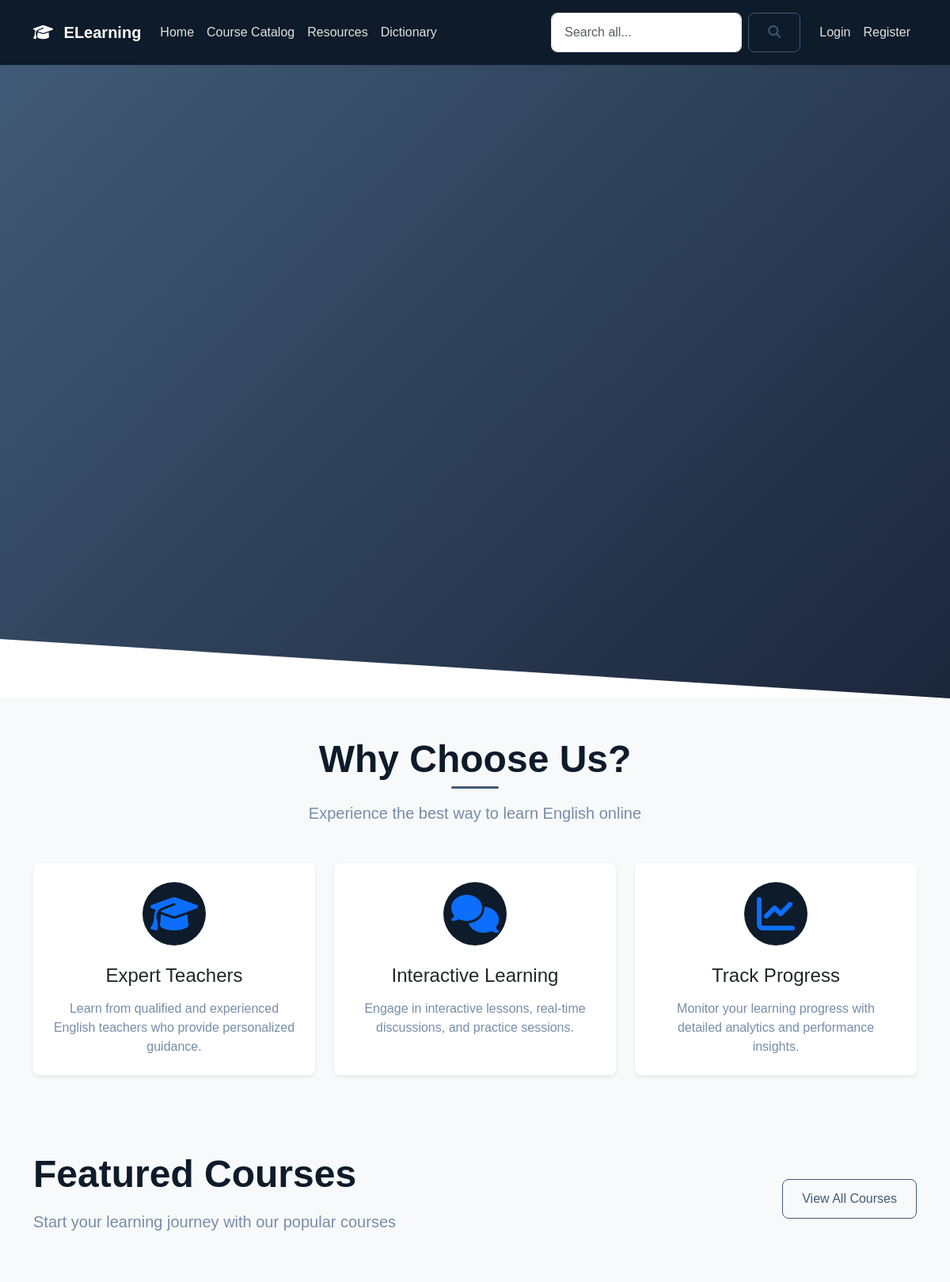
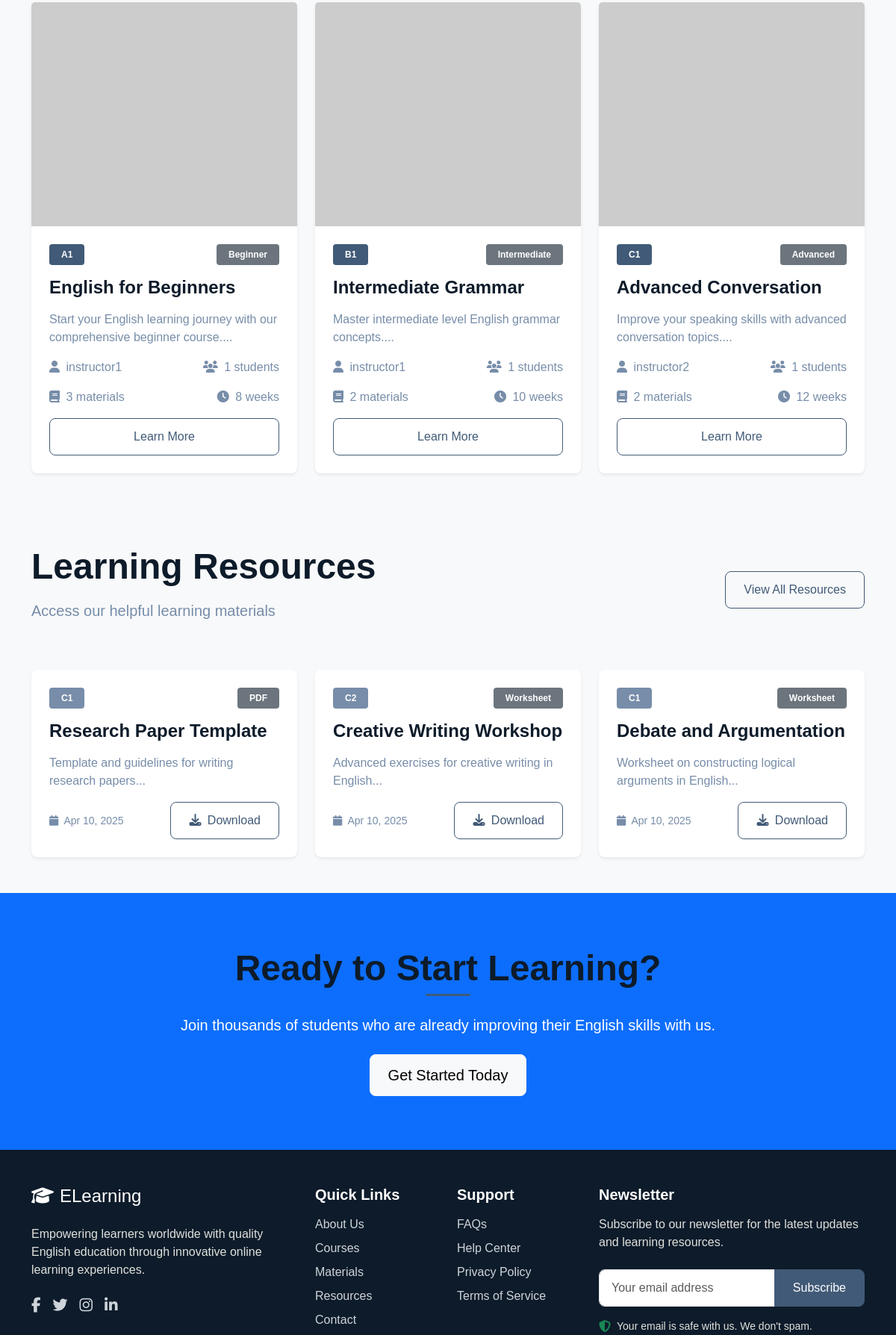
The page / (upper part) on the database its author committed (2 pictures, top to bottom).
### tables this page shows
CREATE TABLE IF NOT EXISTS courses (
    course_id INT PRIMARY KEY AUTO_INCREMENT,
    title VARCHAR(100) NOT NULL,
    description TEXT,
    instructor_id INT NOT NULL,
    level CHAR(2) NOT NULL COMMENT 'A1, A2, B1, B2, C1, C2',
    duration VARCHAR(50),
    difficulty_level VARCHAR(20),
    thumbnail_url VARCHAR(255),
    is_featured TINYINT(1) DEFAULT 0,
    created_at TIMESTAMP DEFAULT CURRENT_TIMESTAMP,
    updated_at TIMESTAMP NULL ON UPDATE CURRENT_TIMESTAMP,
    FOREIGN KEY (instructor_id) REFERENCES users(user_id)
);

CREATE TABLE IF NOT EXISTS users (
    user_id INT PRIMARY KEY AUTO_INCREMENT,
    username VARCHAR(50) UNIQUE NOT NULL,
    email VARCHAR(100) UNIQUE NOT NULL,
    password VARCHAR(255) NOT NULL,
    role TINYINT NOT NULL DEFAULT 1 COMMENT '0: admin, 1: student, 2: instructor',
    created_at TIMESTAMP DEFAULT CURRENT_TIMESTAMP,
    last_login TIMESTAMP NULL
);

CREATE TABLE IF NOT EXISTS resource_library (
    resource_id INT PRIMARY KEY AUTO_INCREMENT,
    title VARCHAR(255) NOT NULL,
    description TEXT,
    file_path VARCHAR(255) NOT NULL,
    file_type TINYINT NOT NULL COMMENT '0: pdf, 1: ebook, 2: worksheet',
    proficiency_level ENUM('A1', 'A2', 'B1', 'B2', 'C1', 'C2') NOT NULL,
    course_id INT NULL,
    upload_date TIMESTAMP DEFAULT CURRENT_TIMESTAMP,
    FOREIGN KEY (course_id) REFERENCES courses(course_id) ON DELETE SET NULL
);

### index.php (the view, shortened to what this page needs)
<?php
require_once 'includes/db.php';
try {
    $stmt = $conn->query("
        SELECT c.*,
               u.username as instructor_name,
               COUNT(DISTINCT e.user_id) as enrolled_count,
               COUNT(DISTINCT m.material_id) as material_count
        FROM courses c
        LEFT JOIN users u ON c.instructor_id = u.user_id
        LEFT JOIN course_enrollments e ON c.course_id = e.course_id
        LEFT JOIN course_materials m ON c.course_id = m.course_id
        WHERE c.is_featured = 1
        GROUP BY c.course_id
    ");
    $featured_courses = $stmt->fetchAll();
} catch(PDOException $e) {
    $featured_courses = [];
}
try {
    $stmt = $conn->query("
        SELECT r.*, c.title as course_title
        FROM resource_library r
        LEFT JOIN courses c ON r.course_id = c.course_id
        ORDER BY RAND()
        LIMIT 3
    ");
    $resources = $stmt->fetchAll();
} catch(PDOException $e) {
    $resources = [];
}
$file_types = [
    0 => 'PDF',
    1 => 'E-book',
    2 => 'Worksheet'
];
?>
<!DOCTYPE html>
<html lang="en">
<head>
    <link href="https://cdn.jsdelivr.net/npm/bootstrap@5.3.2/dist/css/bootstrap.min.css" rel="stylesheet">
    <link href="https://cdnjs.cloudflare.com/ajax/libs/font-awesome/6.4.2/css/all.min.css" rel="stylesheet">
    <link href="css/custom.css" rel="stylesheet">
</head>
<body>
    <?php include 'includes/nav.php'; ?>
    <section class="hero-section text-white text-center position-relative overflow-hidden">
        <div class="container position-relative py-5">
            <div class="row py-5 align-items-center">
                <div class="col-lg-6 text-lg-start">
                </div>
            </div>
        </div>
        <div class="hero-shape"></div>
    </section>
    <section class="py-5">
        <div class="container">
            <div class="text-center mb-5">
                <h2 class="display-5 fw-bold mb-3">Why Choose Us?</h2>
                <p class="lead text-muted">Experience the best way to learn English online</p>
            </div>
            <div class="row g-4">
                <div class="col-md-4">
                    <div class="card h-100 border-0 shadow-sm feature-card">
                        <div class="card-body p-4 text-center">
                            <div class="feature-icon mb-4">
                                <i class="fas fa-graduation-cap fa-3x text-primary"></i>
                            </div>
                            <h3 class="h4 mb-3">Expert Teachers</h3>
                            <p class="text-muted mb-0">Learn from qualified and experienced English teachers who provide
                                personalized guidance.</p>
                        </div>
                    </div>
                </div>
                <div class="col-md-4">
                    <div class="card h-100 border-0 shadow-sm feature-card">
                        <div class="card-body p-4 text-center">
                            <div class="feature-icon mb-4">
                                <i class="fas fa-comments fa-3x text-primary"></i>
                            </div>
                            <h3 class="h4 mb-3">Interactive Learning</h3>
                            <p class="text-muted mb-0">Engage in interactive lessons, real-time discussions, and
                                practice sessions.</p>
                        </div>
                    </div>
                </div>
                <div class="col-md-4">
                    <div class="card h-100 border-0 shadow-sm feature-card">
                        <div class="card-body p-4 text-center">
                            <div class="feature-icon mb-4">
                                <i class="fas fa-chart-line fa-3x text-primary"></i>
                            </div>
                            <h3 class="h4 mb-3">Track Progress</h3>
                            <p class="text-muted mb-0">Monitor your learning progress with detailed analytics and
                                performance insights.</p>
                        </div>
                    </div>
                </div>
            </div>
        </div>
    </section>
    <section class="py-5 bg-light">
        <div class="container">
            <div class="d-flex justify-content-between align-items-center mb-5">
                <div>
                    <h2 class="display-5 fw-bold mb-3">Featured Courses</h2>
                    <p class="lead text-muted">Start your learning journey with our popular courses</p>
                </div>
                <a href="courses.php" class="btn btn-outline-primary">View All Courses</a>
            </div>
            <div class="row g-4">
                <?php foreach ($featured_courses as $course): ?>
                <div class="col-md-4">
                    <div class="card h-100 border-0 shadow-sm course-card">
                    <a href="course-details.php?id=<?php echo $course['course_id']; ?>">
                                    <img src="<?php if($course['thumbnail_url']): ?>uploads/<?php echo $course['thumbnail_url']; ?><?php else: ?>https://placehold.co/300x200/415a77/f2f2f2<?php endif ; ?>"
                                        class="card-img-top" alt="<?php echo htmlspecialchars($course['title']); ?>"
                                        style="height: 300px; object-fit: cover;">
                                </a>
                        <div class="card-body p-4">
                            <div class="d-flex justify-content-between align-items-center mb-3">
                                <span class="badge bg-primary"><?php echo htmlspecialchars($course['level']); ?></span>
                                <span
                                    class="badge bg-secondary"><?php echo htmlspecialchars($course['difficulty_level']); ?></span>
                            </div>
                            <h4 class="card-title mb-3"><?php echo htmlspecialchars($course['title']); ?></h4>
                            <p class="card-text text-muted mb-3">
                                <?php echo htmlspecialchars(substr($course['description'], 0, 100)); ?>...</p>
                            <div class="d-flex justify-content-between align-items-center mb-3">
                                <span class="text-muted">
                                    <i class="fas fa-user me-1"></i>
                                    <?php echo htmlspecialchars($course['instructor_name']); ?>
                                </span>
                                <span class="text-muted">
                                    <i class="fas fa-users me-1"></i> <?php echo $course['enrolled_count']; ?> students
                                </span>
                            </div>
                            <div class="d-flex justify-content-between align-items-center">
                                <span class="text-muted">
                                    <i class="fas fa-book me-1"></i> <?php echo $course['material_count']; ?> materials
                                </span>
                                <span class="text-muted">
                                    <i class="fas fa-clock me-1"></i>
                                    <?php echo htmlspecialchars($course['duration']); ?>
                                </span>
                            </div>
                            <a href="course-details.php?id=<?php echo $course['course_id']; ?>"
                                class="btn btn-outline-primary w-100 mt-3">
                                Learn More
                            </a>
                        </div>
                    </div>
                </div>
                <?php endforeach; ?>
            </div>
        </div>
    </section>
    <section class="py-5">
        <div class="container">
            <div class="d-flex justify-content-between align-items-center mb-5">
                <div>
                    <h2 class="display-5 fw-bold mb-3">Learning Resources</h2>
                    <p class="lead text-muted">Access our helpful learning materials</p>
                </div>
                <a href="resources.php" class="btn btn-outline-primary">View All Resources</a>
            </div>
            <div class="row g-4">
                <?php foreach ($resources as $resource): ?>
                <div class="col-md-4">
                    <div class="card h-100 border-0 shadow-sm resource-card">
                        <div class="card-body p-4">
                            <div class="d-flex justify-content-between align-items-center mb-3">
                                <span
                                    class="badge bg-primary"><?php echo htmlspecialchars($resource['proficiency_level']); ?></span>
                                <span
                                    class="badge bg-secondary"><?php echo $file_types[$resource['file_type']]; ?></span>
                            </div>
                            <h4 class="card-title mb-3"><?php echo htmlspecialchars($resource['title']); ?></h4>
                            <p class="card-text text-muted">
                                <?php echo htmlspecialchars(substr($resource['description'], 0, 100)); ?>...</p>
                            <div class="d-flex justify-content-between align-items-center">
                                <small class="text-muted">
                                    <i class="fas fa-calendar me-1"></i>
                                    <?php echo date('M d, Y', strtotime($resource['upload_date'])); ?>
                                </small>
                                <a href="<?php echo htmlspecialchars($resource['file_path']); ?>"
                                    class="btn btn-outline-primary">
                                    <i class="fas fa-download me-1"></i> Download
                                </a>
                            </div>
                        </div>
                    </div>
                </div>
                <?php endforeach; ?>
            </div>
        </div>
    </section>
    <section class="py-5 bg-primary text-white text-center">
        <div class="container py-4">
            <h2 class="display-5 fw-bold mb-4">Ready to Start Learning?</h2>
            <p class="lead mb-4">Join thousands of students who are already improving their English skills with us.</p>
            <?php if (!isset($_SESSION['user_id'])): ?>
            <a href="register.php" class="btn btn-light btn-lg">Get Started Today</a>
            <?php else: ?>
            <a href="courses.php" class="btn btn-light btn-lg">Browse Courses</a>
            <?php endif; ?>
        </div>
    </section>
    <?php include 'includes/footer.php'; ?>
</body>
</html>

### css/custom.css (style rules this page uses)
:root { --primary: #415a77; --secondary: #1b263b; --dark: #0d1b2a; --accent: #778da9; --light: #e0e1dd; --success: #27ae60; --warning: #f39c12; --danger: #e74c3c; --white: #ffffff; --gray-100: #f8f9fa; --gray-200: #e9ecef; --gray-300: #dee2e6; --gray-400: #ced4da; --gray-500: #adb5bd; --gray-600: #778da9; --gray-700: #415a77; --gray-800: #1b263b; --gray-900: #0d1b2a; --font-primary: "Ubuntu", sans-serif; --font-secondary: "Inter", sans-serif; --spacing-xs: 0.25rem; --spacing-sm: 0.5rem; --spacing-md: 1rem; --spacing-lg: 1.5rem; --spacing-xl: 2rem; --radius-sm: 0.25rem; --radius-md: 0.5rem; --radius-lg: 1rem; --radius-xl: 2rem; --shadow-sm: 0 2px 4px rgba(0, 0, 0, 0.05); --shadow-md: 0 4px 6px rgba(0, 0, 0, 0.1); --shadow-lg: 0 10px 15px rgba(0, 0, 0, 0.1); --shadow-xl: 0 20px 25px rgba(0, 0, 0, 0.15); }
body { font-family: var(--font-primary); color: var(--gray-800); background-color: var(--gray-100); }
h1, h2, h3, h4, h5, h6 { font-weight: 700; color: var(--dark); }
.hero-section { background: linear-gradient(135deg, var(--primary), var(--secondary)); padding: var(--spacing-xl) 0; margin-bottom: 0; min-height: 100vh; display: flex; align-items: center; position: relative; }
.hero-shape { position: absolute; bottom: 0; left: 0; width: 100%; height: 150px; background: var(--white); clip-path: polygon(0 50%, 100% 100%, 100% 100%, 0% 100%); }
.section-title, .display-5, .card-title { color: var(--dark); font-weight: 700; margin-bottom: 1rem; }
.text-center .section-title, .text-center .display-5 { position: relative; display: inline-block; padding-bottom: 0.5rem; }
.text-center .section-title::after, .text-center .display-5::after { content: ""; position: absolute; bottom: 0; left: 50%; transform: translateX(-50%); width: 60px; height: 3px; background-color: var(--primary); border-radius: 3px; }
.card { border: none; border-radius: var(--radius-md); box-shadow: var(--shadow-md); transition: transform 0.3s ease, box-shadow 0.3s ease; background-color: var(--white); }
.card-text { color: var(--gray-700); }
.btn { font-weight: 500; padding: 0.75rem 1.5rem; border-radius: var(--radius-md); transition: all 0.3s ease; }
.btn-outline-primary { color: var(--primary); border-color: var(--primary); }
.badge { font-weight: 600; padding: 0.5rem 1rem; border-radius: var(--radius-sm); }
.badge.bg-primary { background-color: var(--primary) !important; }
.resource-card { background-color: var(--white); }
.resource-card .badge.bg-primary { background-color: var(--accent) !important; }
.feature-card { transition: transform 0.3s ease, box-shadow 0.3s ease; }
.feature-icon { width: 80px; height: 80px; border-radius: 50%; background-color: var(--dark); color: var(--light); display: flex; align-items: center; justify-content: center; margin: 0 auto; }
.course-card { transition: transform 0.3s ease, box-shadow 0.3s ease; }
.course-card .card-img-top { height: 200px; object-fit: cover; }
.text-muted { color: var(--gray-600) !important; }

### rows shown on the page
courses: level "A1", difficulty_level "Beginner", title "English for Beginners", description "Start your English learning journey with our comprehensive beginner course.", instructor.username "instructor1", enrolled_count "1", material_count "3", duration "8 weeks"
courses: level "B1", difficulty_level "Intermediate", title "Intermediate Grammar", description "Master intermediate level English grammar concepts.", instructor.username "instructor1", enrolled_count "1", material_count "2", duration "10 weeks"
courses: level "C1", difficulty_level "Advanced", title "Advanced Conversation", description "Improve your speaking skills with advanced conversation topics.", instructor.username "instructor2", enrolled_count "1", material_count "2", duration "12 weeks"
resource_library: proficiency_level "C1", file_type "PDF", title "Research Paper Template", description "Template and guidelines for writing research papers", upload_date "Apr 10, 2025"
resource_library: proficiency_level "C2", file_type "Worksheet", title "Creative Writing Workshop", description "Advanced exercises for creative writing in English", upload_date "Apr 10, 2025"
resource_library: proficiency_level "C1", file_type "Worksheet", title "Debate and Argumentation", description "Worksheet on constructing logical arguments in English", upload_date "Apr 10, 2025"
